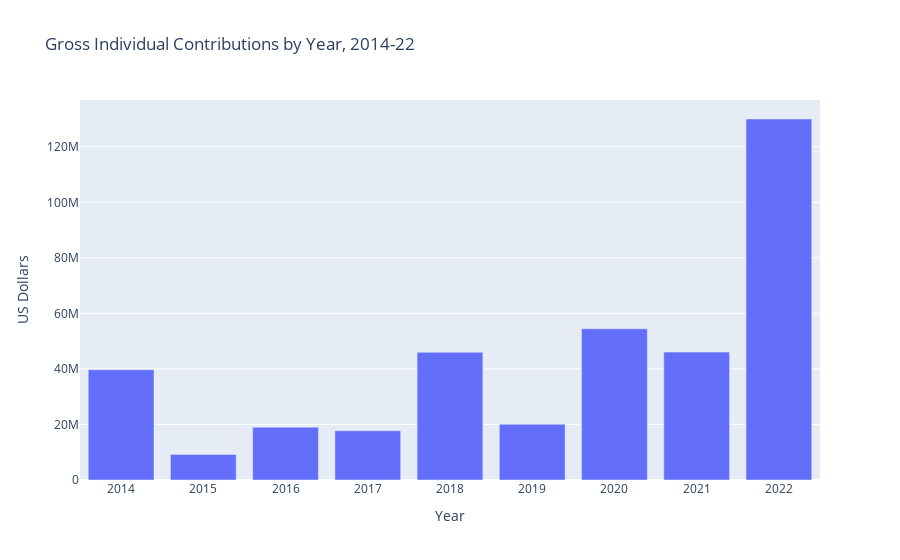

The code cell stored with this chart in its notebook:
### Markdown cell above
Above we see that total candidate income is very jagged across the studied period. Even-numbered election years reliably take in at least twice as much spending as the preceding odd-numbered year, but an overall trend is unclear. For example, 2014 income, at 35 million dollars, was not exceeded until the outlier year 2022. That said, an overall increase within the latter half of the period does seem apparent, with overall income at least doubling every year from 2019 to 2022.

### Code cell
# individual contributions by year

grp = inds_14_22.groupby(by="Year").sum()

grp["total_spending"].values

fig = go.Figure(
    data=[
        go.Bar(
            name="Individual",
            x=list(range(2014, 2023)),
            y=grp["total_spending"].values,
        )
    ]
)

fig.update_layout(
    title="Gross Individual Contributions by Year, 2014-22",
    xaxis_title="Year",
    yaxis_title="US Dollars",
    #     legend_title="Legend Title",
    #     font=dict(
    #         family="Courier New, monospace",
    #         size=18,
    #         color="RebeccaPurple"
    #     )
)

fig.show()

### Figure 1 — Plotly figure (JSON) as saved in the notebook; plotly's stock layout.template omitted (floating-point values rounded to 4 significant figures)
{"data": [{"name": "Individual", "type": "bar", "x": [2014, 2015, 2016, 2017, 2018, 2019, 2020, 2021, 2022], "y": [39720000.0, 9219000.0, 18980000.0, 17740000.0, 45990000.0, 20090000.0, 54460000.0, 46060000.0, 130000000.0]}], "layout": {"title": {"text": "Gross Individual Contributions by Year, 2014-22"}, "xaxis": {"title": {"text": "Year"}}, "yaxis": {"title": {"text": "US Dollars"}}}}
